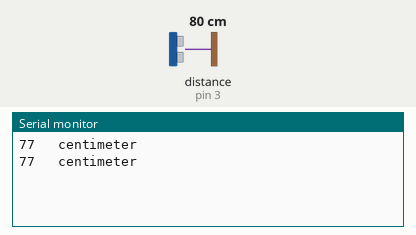
The sketch below on a simulated Arduino Uno, built with avr-gcc and run on an emulated ATmega328P. Shown: the last lines printed to the serial monitor. Wiring (inferred from the names in the program): ultrasonic range finder: trigger pin 2; echo pin 3. Inputs (shaded band) come from the test bench; at power-on: distance to the obstacle (sensor on pin 3) 80 cm. The echo pulse lasts 58.3 µs per cm.

Above: at 1.8 s.
1.9 s: distance to the obstacle (sensor on pin 3) set to 2 cm
At 2.8 s:
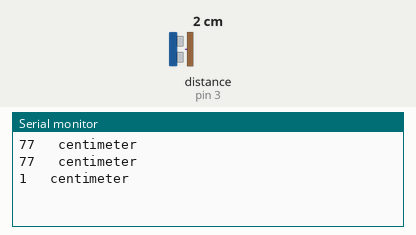
3.4 s: distance to the obstacle (sensor on pin 3) set to 4 cm
At 4.8 s:
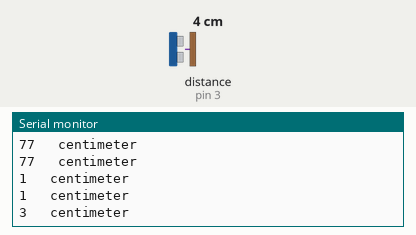
Timing chart, 0 to 6.4 s (numbered marks = the images above; inputs shaded):
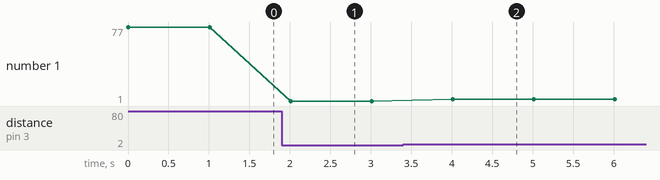

The sketch:

blind_guide.ino
```cpp
int trigpin = 2;
int echopin= 3;
int echoval;
void setup() {
  // put your setup code here, to run once:
pinMode(echopin,INPUT);

pinMode(trigpin,OUTPUT);
 Serial.begin(9600);
}

void loop() {
  // put your main code here, to run repeatedly:
 digitalWrite(trigpin,LOW);
    delayMicroseconds(2);
    digitalWrite(trigpin,HIGH);
    delayMicroseconds(5);
    digitalWrite(trigpin,LOW);
    delayMicroseconds(2);

       echoval = pulseIn(echopin,HIGH);
       int distance = echoval/60;
       Serial.print(distance);
      Serial.println("\t centimeter");
      delay(1000);
}
```

Measured:
- after the input at 1.9 s, the serial monitor: prints a new line after 0.11 s (image 1)
- after the input at 3.4 s, the serial monitor: prints a new line after 0.61 s (image 2)
- plotted number 1: 77 → 1 after the input at 1.9 s, 1 → 3 after the input at 3.4 s
